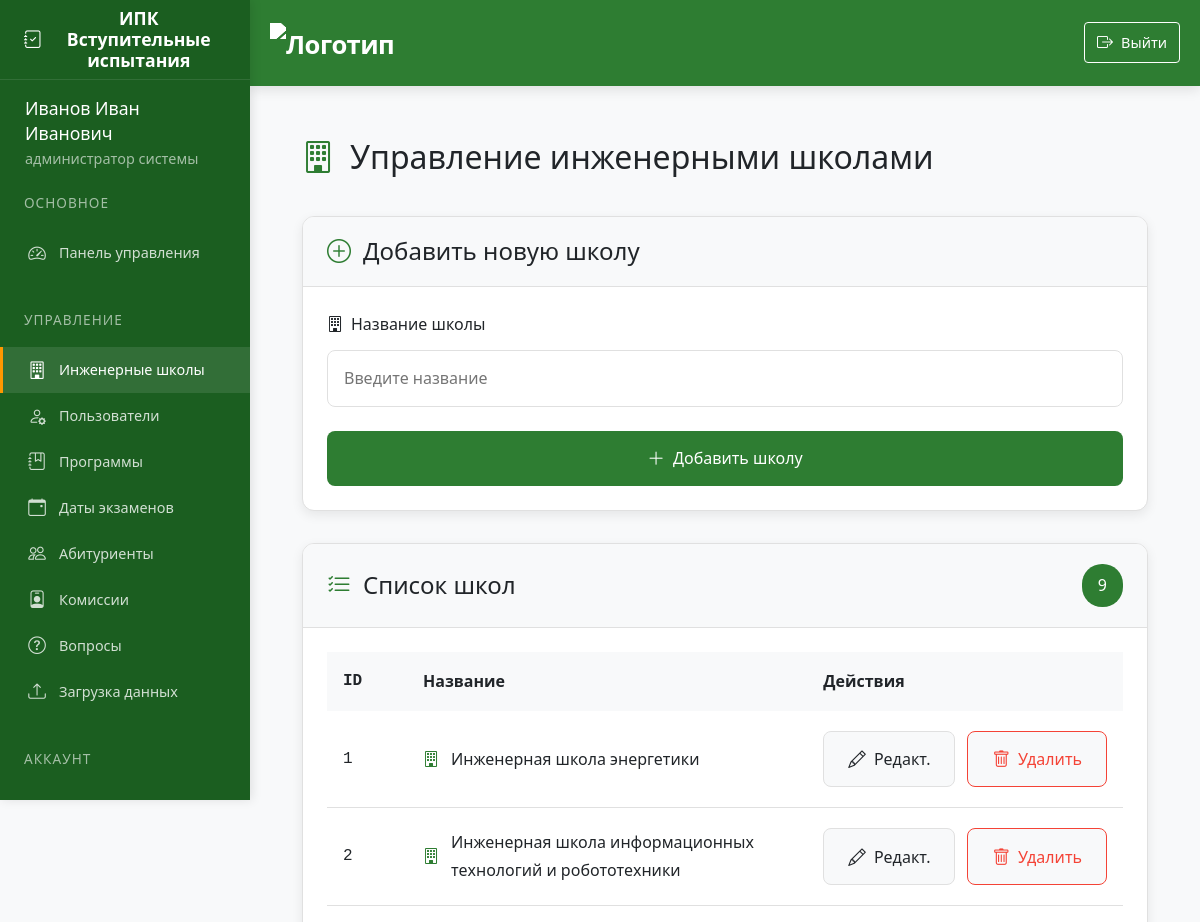
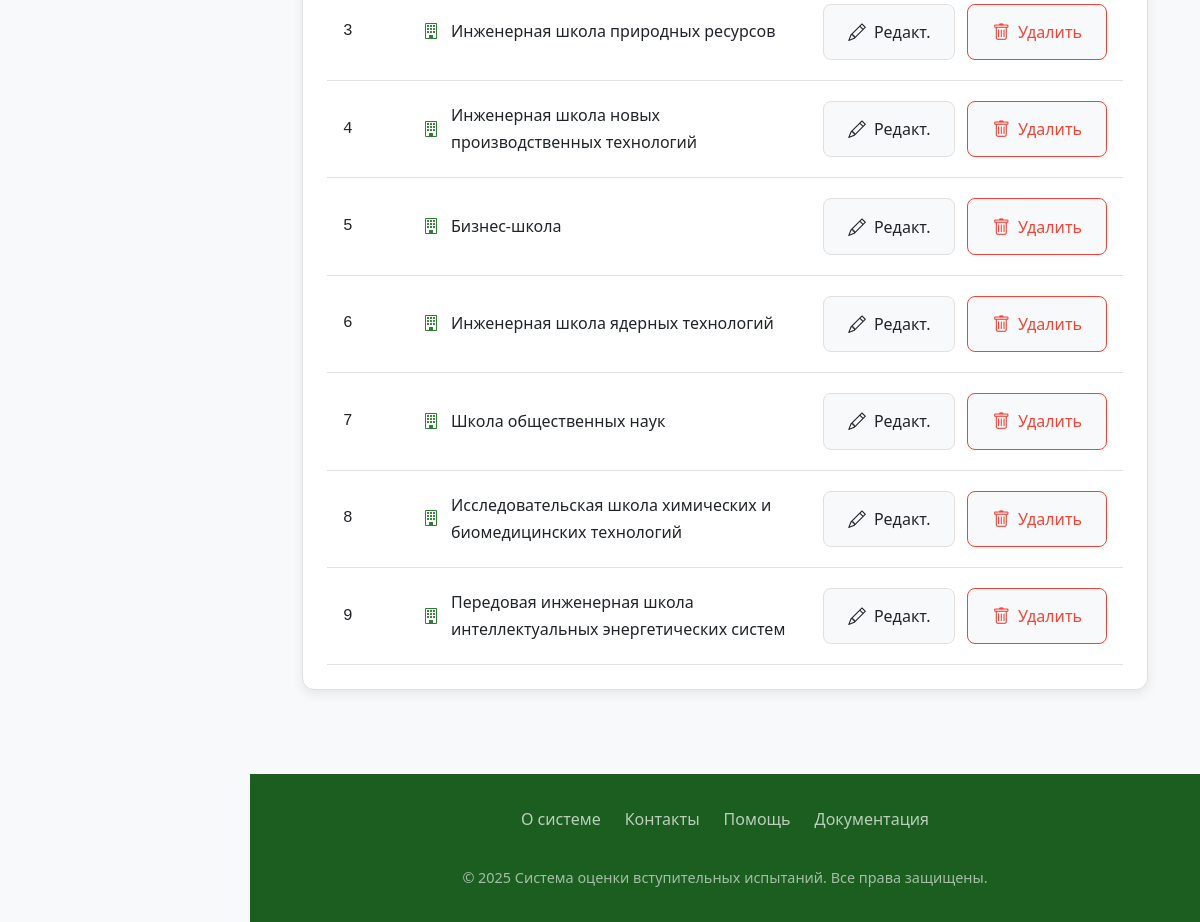
Page /engineering_schools (signed in) on the committed database (2 pictures, top to bottom).
### app/models.py (models this page shows)
class User(UserMixin, db.Model):
    id = db.Column(db.Integer, primary_key=True)
    username = db.Column(db.String(80), unique=True, nullable=False)
    password = db.Column(db.String(120), nullable=False)
    full_name = db.Column(db.String(100), nullable=False)
    position = db.Column(db.String(100), nullable=False)
    role = db.Column(db.String(20), nullable=False)  # 'admin', 'secretary', 'commission'
    school_id = db.Column(db.Integer, db.ForeignKey('engineering_school.id'))
    engineering_school = db.relationship('EngineeringSchool', backref='users')
    commission_members = db.relationship('CommissionMember', back_populates='user', cascade='all, delete-orphan')
    standard_commissions = db.relationship('StandardCommission', back_populates='user', cascade='all, delete-orphan')

class EngineeringSchool(db.Model):
    id = db.Column(db.Integer, primary_key=True)
    name = db.Column(db.String(100), nullable=False, unique=True)
    programs = db.relationship('Program', backref='school', lazy=True)

### app/routes.py (the view)
@routes.route('/engineering_schools', methods=['GET', 'POST'])
@login_required
def engineering_schools():
    if current_user.role != 'admin':
        abort(403)
    form = EngineeringSchoolForm()
    if form.validate_on_submit():
        school = EngineeringSchool(name=form.name.data)
        db.session.add(school)
        db.session.commit()
        flash('Инженерная школа добавлена')
        return redirect(url_for('routes.engineering_schools'))
    schools = EngineeringSchool.query.all()
    return render_template('engineering_schools.html', form=form, schools=schools)

### app/templates/engineering_schools.html (shortened to what this page needs)
{% extends "base.html" %}
{% block content %}
<div class="schools-container">
    <div class="page-header">
        <h1>
            <i class="bi bi-building"></i>
            Управление инженерными школами
        </h1>
    </div>
    <div class="add-school-card">
        <div class="card-header">
            <h2>
                <i class="bi bi-plus-circle"></i>
                Добавить новую школу
            </h2>
        </div>
        <div class="card-body">
            <form method="POST" action="{{ url_for('routes.engineering_schools') }}">
                <div class="form-group">
                    <label for="name">
                        <i class="bi bi-building"></i>
                        Название школы
                    </label>
                    {{ form.name(placeholder="Введите название") }}
                </div>
                <button type="submit" class="btn btn-add">
                    <i class="bi bi-plus-lg"></i>
                    <span>Добавить школу</span>
                </button>
            </form>
        </div>
    </div>
    <div class="schools-list-card">
        <div class="card-header">
            <div class="header-content">
                <h2>
                    <i class="bi bi-list-check"></i>
                    Список школ
                </h2>
                <div class="schools-count">{{ schools|length }}</div>
            </div>
        </div>
        <div class="card-body">
            {% if schools %}
            <div class="table-container">
                <table class="schools-table">
                    <thead>
                        <tr>
                            <th class="id-col">ID</th>
                            <th class="name-col">Название</th>
                            <th class="actions-col">Действия</th>
                        </tr>
                    </thead>
                    <tbody>
                        {% for school in schools %}
                        <tr>
                            <td class="id-col">{{ school.id }}</td>
                            <td class="name-col">
                                <div class="school-name-cell">
                                    <i class="bi bi-building"></i>
                                    <span>{{ school.name }}</span>
                                </div>
                            </td>
                            <td class="actions-col">
                                <div class="actions-group">
                                    <a href="{{ url_for('routes.edit_engineering_school', school_id=school.id) }}"
                                       class="btn btn-edit" title="Редактировать">
                                        <i class="bi bi-pencil"></i>
                                        <span class="btn-text">Редакт.</span>
                                    </a>
                                    <form action="{{ url_for('routes.delete_school', school_id=school.id) }}" method="POST">
                                        <button type="submit" class="btn btn-delete" title="Удалить"
                                                onclick="return confirm('Удалить школу?')">
                                            <i class="bi bi-trash"></i>
                                            <span class="btn-text">Удалить</span>
                                        </button>
                                    </form>
                                </div>
                            </td>
                        </tr>
                        {% endfor %}
                    </tbody>
                </table>
            </div>
            {% else %}
            <div class="empty-state">
                <i class="bi bi-building-x"></i>
                <p>Нет инженерных школ</p>
                <small>Добавьте первую школу выше</small>
            </div>
            {% endif %}
        </div>
    </div>
</div>
{% endblock %}

### app/templates/base.html (shortened to what this page needs)
<!DOCTYPE html>
<html lang="ru">
<head>
    <link href="https://cdn.jsdelivr.net/npm/bootstrap@5.3.0/dist/css/bootstrap.min.css" rel="stylesheet">
    <link rel="stylesheet" href="https://cdn.jsdelivr.net/npm/bootstrap-icons@1.10.0/font/bootstrap-icons.css">
    <link rel="stylesheet" href="{{ url_for('static', filename='style.css') }}">
</head>
<body>
    <aside class="sidebar" id="sidebar">
        <div class="sidebar-header">
            <h3 class="sidebar-title">
                <i class="bi bi-journal-check"></i>
                <span>ИПК Вступительные испытания</span>
            </h3>
        </div>
        <nav class="sidebar-menu">
    {% if current_user.is_authenticated %}
            <div class="user-info">
            <div class="user-name">{{ current_user.full_name }}</div>
            <div class="user-role-text">
                {% if current_user.role == 'admin' %}
                    администратор системы
                {% elif current_user.role == 'secretary' %}
                    ответственный секретарь отборочной комиссии
                    {% if current_user.engineering_school %} {{ current_user.engineering_school.name }} {% endif %}
                {% elif current_user.role == 'commission' %}
                    преподаватель
                    {% if current_user.engineering_school %} {{ current_user.engineering_school.name }} {% endif %}
                {% else %}
                    {{ current_user.role }}
                {% endif %}
            </div>
        </div>
                <div class="menu-section">
                    <div class="menu-section-title">Основное</div>
                    {% if current_user.role == 'admin' %}
                        <a href="{{ url_for('routes.admin_dashboard') }}" class="menu-item {% if request.endpoint == 'routes.admin_dashboard' %}active{% endif %}">
                            <i class="bi bi-speedometer2"></i>
                            <span>Панель управления</span>
                        </a>
                    {% elif current_user.role == 'secretary' %}
                        <a href="{{ url_for('routes.secretary_dashboard') }}" class="menu-item {% if request.endpoint == 'routes.secretary_dashboard' %}active{% endif %}">
                            <i class="bi bi-speedometer2"></i>
                            <span>Панель секретаря</span>
                        </a>
                    {% elif current_user.role == 'teacher' %}
                        <a href="{{ url_for('routes.teacher_dashboard') }}" class="menu-item {% if request.endpoint == 'routes.teacher_dashboard' %}active{% endif %}">
                            <i class="bi bi-speedometer2"></i>
                            <span>Панель преподавателя</span>
                        </a>
                    {% elif current_user.role == 'student' %}
                        <a href="{{ url_for('routes.student_dashboard') }}" class="menu-item {% if request.endpoint == 'routes.student_dashboard' %}active{% endif %}">
                            <i class="bi bi-speedometer2"></i>
                            <span>Мои тесты</span>
                        </a>
                    {% endif %}
                </div>
                {% if current_user.role in ['admin', 'secretary'] %}
                <div class="menu-section">
                    <div class="menu-section-title">Управление</div>
                    {% if current_user.role == 'admin' %}
                        <a href="{{ url_for('routes.engineering_schools') }}" class="menu-item {% if request.endpoint == 'routes.engineering_schools' %}active{% endif %}">
                            <i class="bi bi-building"></i>
                            <span>Инженерные школы</span>
                        </a>
                        <a href="{{ url_for('routes.users') }}" class="menu-item {% if request.endpoint == 'routes.users' %}active{% endif %}">
                            <i class="bi bi-person-gear"></i>
                            <span>Пользователи</span>
                        </a>
                    {% endif %}
                    <a href="{{ url_for('routes.programs') }}" class="menu-item {% if request.endpoint == 'routes.programs' %}active{% endif %}">
                        <i class="bi bi-journal-bookmark"></i>
                        <span>Программы</span>
                    </a>
                    <a href="{{ url_for('routes.exam_dates') }}" class="menu-item {% if request.endpoint == 'routes.exam_dates' %}active{% endif %}">
                        <i class="bi bi-calendar-event"></i>
                        <span>Даты экзаменов</span>
                    </a>
                    <a href="{{ url_for('routes.applicants') }}" class="menu-item {% if request.endpoint == 'routes.applicants' %}active{% endif %}">
                        <i class="bi bi-people"></i>
                        <span>Абитуриенты</span>
                    </a>
                    <a href="{{ url_for('routes.standard_commission') }}" class="menu-item {% if request.endpoint == 'routes.standard_commission' %}active{% endif %}">
                        <i class="bi bi-person-badge"></i>
                        <span>Комиссии</span>
                    </a>
                    <a href="{{ url_for('routes.questions') }}" class="menu-item {% if request.endpoint == 'routes.questions' %}active{% endif %}">
                        <i class="bi bi-question-circle"></i>
                        <span>Вопросы</span>
                    </a>
                    <a href="{{ url_for('routes.upload_schedule') }}" class="menu-item {% if request.endpoint == 'routes.upload_schedule' %}active{% endif %}">
                        <i class="bi bi-upload"></i>
                        <span>Загрузка данных</span>
                    </a>
                </div>
                {% endif %}
                <div class="menu-section">
                    <div class="menu-section-title">Аккаунт</div>
                    <a href="{{ url_for('routes.logout') }}" class="menu-item">
                        <i class="bi bi-box-arrow-right"></i>
                        <span>Выход</span>
                    </a>
                </div>
            {% endif %}
        </nav>
    </aside>
    <div class="main-wrapper">
        <header class="main-header">
            <div class="header-container">
                <div class="header-left">
                    <a href="{{ url_for('routes.home') }}" class="logo">
                        <img src="https://apply.tpu.ru/images/2022/footer-logo-ru.svg" alt="Логотип">
                    </a>
                </div>
                <nav class="user-nav">
                    {% if current_user.is_authenticated %}
                    <a href="{{ url_for('routes.logout') }}" class="logout-btn">
                        <i class="bi bi-box-arrow-right"></i>
                        <span>Выйти</span>
                    </a>
                    {% else %}
                    <a href="{{ url_for('routes.login') }}" class="outline-btn">
                        <i class="bi bi-box-arrow-in-right"></i>
                        <span>Войти</span>
                    </a>
                    {% endif %}
                </nav>
            </div>
        </header>
        <main class="main-content">
        {% block content %}{% endblock %}
    </main>
        <footer class="main-footer">
            <div class="footer-content">
                <div class="footer-links">
                    <a href="#" class="footer-link">О системе</a>
                    <a href="#" class="footer-link">Контакты</a>
                    <a href="#" class="footer-link">Помощь</a>
                    <a href="#" class="footer-link">Документация</a>
                </div>
                <div class="footer-copyright">
                    &copy; 2025 Система оценки вступительных испытаний. Все права защищены.
                </div>
            </div>
        </footer>
    </div>
</body>
</html>

### rows in the picture
User: full_name "Иванов Иван Иванович"
EngineeringSchool: id "1", name "Инженерная школа энергетики"
EngineeringSchool: id "2", name "Инженерная школа информационных технологий и робототехники"
EngineeringSchool: id "3", name "Инженерная школа природных ресурсов"
EngineeringSchool: id "4", name "Инженерная школа новых производственных технологий"
EngineeringSchool: id "5", name "Бизнес-школа"
EngineeringSchool: id "6", name "Инженерная школа ядерных технологий"
EngineeringSchool: id "7", name "Школа общественных наук"
EngineeringSchool: id "8", name "Исследовательская школа химических и биомедицинских технологий"
EngineeringSchool: id "9", name "Передовая инженерная школа интеллектуальных энергетических систем"

### other values in the picture
{{ schools|length }} "9"
